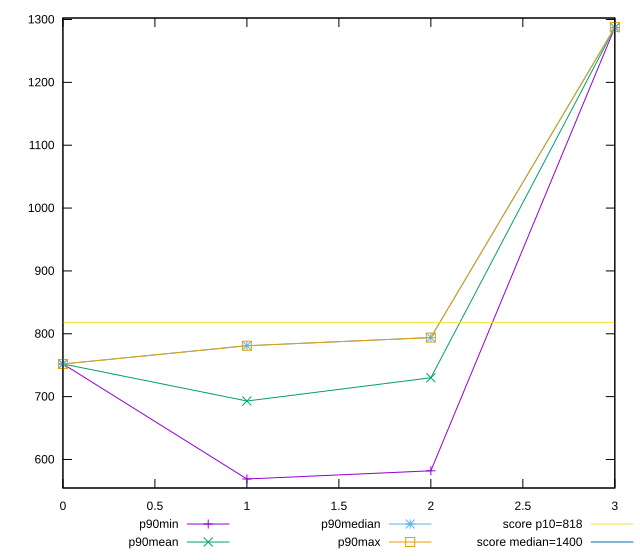

Write the gnuplot code that produced this figure.
reset

$p90Min <<EOF
0 752
1 569
2 582
3 1287
EOF

$p90Mean <<EOF
0 752
1 693.0425531914893
2 730.0430107526881
3 1287.0744680851064
EOF

$p90Median <<EOF
0 752
1 781
2 794
3 1287
EOF

$p90Max <<EOF
0 752
1 781
2 794
3 1288
EOF

set key outside below
set xrange [0:3]
set yrange [554.62:1302.38]
set trange [554.62:1302.38]
set terminal svg size 640, 560 enhanced background rgb 'white'
set output "reports/report_00027_2021-02-24T12-40-31.850Z/dom-size/progression/value.svg"

plot $p90Min title "p90min" with linespoints, \
     $p90Mean title "p90mean" with linespoints, \
     $p90Median title "p90median" with linespoints, \
     $p90Max title "p90max" with linespoints, \
     818 title "score p10=818", \
     1400 title "score median=1400"

reset
